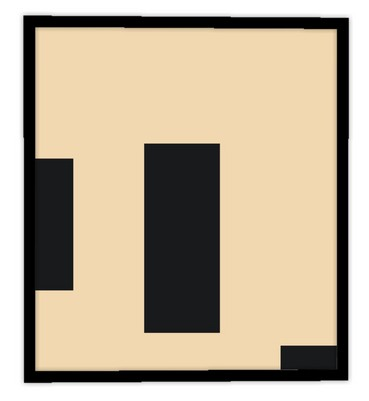
#> input picture UI_Store_Ingestion/backend/uploads/floorplan/raw.jpg, 369 x 401 px
$ python -i quality.py   (imports and definitions only)   (older library calls are emulated)
#> lines starting #> are read from the running program, lines starting #| are printed output that depends on the picture
#> further down, picture is the input picture: shape (401, 369, 3); mean B, G, R 151.6, 173.4, 187.2
"""Frame quality filters for IEP1 ingestion.

Each filter returns True if the frame should be REJECTED (i.e., is bad).
"""
import cv2
import numpy as np
from prometheus_client import Counter

# [5 lines that did not run here, left out]
# [4 lines that did not run here, left out]


def is_blurry(frame: np.ndarray, threshold: float = 100.0) -> bool:
    """Reject if Laplacian variance is below threshold (too blurry)."""
#> called with threshold = 100
    gray = cv2.cvtColor(frame, cv2.COLOR_BGR2GRAY)
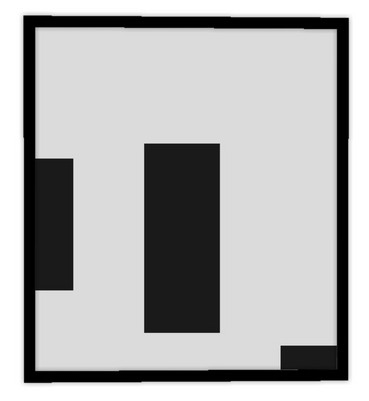
#> gray: shape (401, 369); min 0, max 255, mean 175.1
    variance = cv2.Laplacian(gray, cv2.CV_64F).var()
#> variance = 711.2
    return variance < threshold


def is_dark(frame: np.ndarray, threshold: float = 30.0) -> bool:
    """Reject if mean pixel intensity is below threshold."""
    gray = cv2.cvtColor(frame, cv2.COLOR_BGR2GRAY)
    return float(gray.mean()) < threshold


def is_obstructed(frame: np.ndarray, threshold: float = 0.6) -> bool:
    """Reject if a large fraction of the frame is a single uniform color.

    Checks if any single color bin dominates >60% of pixels.
    """
#> called with threshold = 0.6
    gray = cv2.cvtColor(frame, cv2.COLOR_BGR2GRAY)
    hist = cv2.calcHist([gray], [0], None, [32], [0, 256])
#> hist = 32 values, max 77316 at index 27, min 7 at index 9, mean 4624
    total_pixels = gray.shape[0] * gray.shape[1]
#> total_pixels = 147969
    max_bin_ratio = float(hist.max()) / total_pixels
#> max_bin_ratio = 0.523
    return max_bin_ratio > threshold


def is_frozen(frame: np.ndarray, prev_frame: np.ndarray | None, threshold: float = 0.99) -> bool:
    """Reject if frame is nearly identical to previous (frozen camera).

    Uses normalized cross-correlation. Returns False if prev_frame is None.
    """
    if prev_frame is None:
        return False
    gray = cv2.cvtColor(frame, cv2.COLOR_BGR2GRAY).astype(np.float32)
    prev_gray = cv2.cvtColor(prev_frame, cv2.COLOR_BGR2GRAY).astype(np.float32)

    # Normalized correlation
    mean_a = gray.mean()
    mean_b = prev_gray.mean()
    std_a = gray.std()
    std_b = prev_gray.std()
    if std_a < 1e-6 or std_b < 1e-6:
        return True  # both nearly constant
    ncc = np.mean((gray - mean_a) * (prev_gray - mean_b)) / (std_a * std_b)
    return float(ncc) > threshold


def check_frame(frame: np.ndarray, prev_frame: np.ndarray | None = None) -> str | None:
    """Run all quality filters. Returns rejection reason or None if OK."""
    if is_blurry(frame):
        frames_rejected.labels(reason="blur").inc()
        return "blur"
    if is_dark(frame):
        frames_rejected.labels(reason="dark").inc()
        return "dark"
    if is_obstructed(frame):
        frames_rejected.labels(reason="obstruction").inc()
        return "obstruction"
    if is_frozen(frame, prev_frame):
        frames_rejected.labels(reason="frozen").inc()
        return "frozen"
#> (the run stopped early here; a loop or call above may not have finished)
